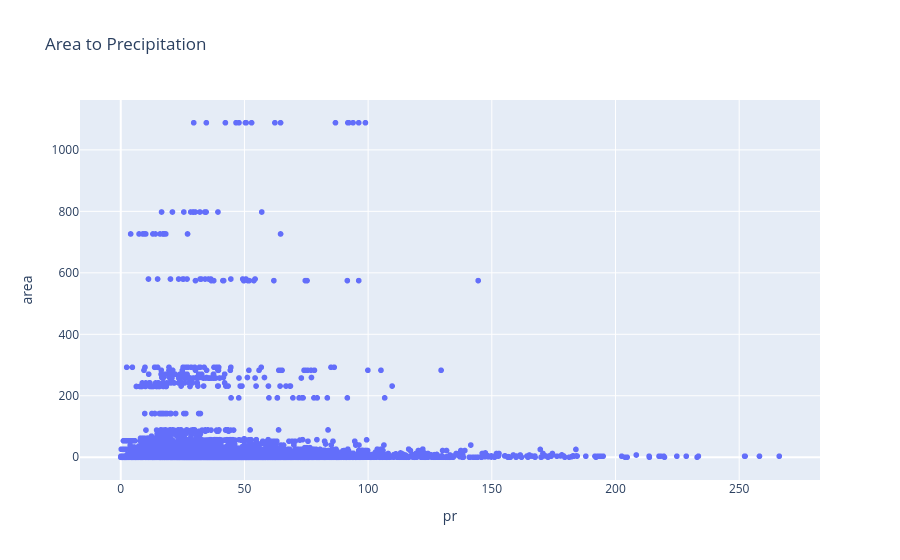

The notebook cell this image was saved under:
### Code cell
fig1 = pl.scatter(data, x = "pr", y = 'area', title='Area to Precipitation')
fig2 = pl.scatter(data, x = "sfcWind", y = 'area', title='Area to Wind')
fig3 = pl.scatter(data, x = "tasmax", y = 'area', title='Area to Temperature')

fig1.show()
fig2.show()
fig3.show()

### Figure 1 — Plotly figure (JSON) as saved in the notebook; plotly's stock layout.template omitted (floating-point values rounded to 4 significant figures; data arrays with more than 128 entries replaced by an {"elided": "..."} marker saying what was removed)
{"data": [{"hovertemplate": "pr=%{x}<br>area=%{y}<extra></extra>", "legendgroup": "", "marker": {"color": "#636efa", "symbol": "circle"}, "mode": "markers", "name": "", "showlegend": false, "type": "scattergl", "x": {"elided": "6390 float values"}, "xaxis": "x", "y": {"elided": "6390 float values"}, "yaxis": "y"}], "layout": {"autosize": true, "legend": {"tracegroupgap": 0}, "title": {"text": "Area to Precipitation"}, "xaxis": {"anchor": "y", "autorange": true, "domain": [0, 1], "range": [-16.09, 282.3], "title": {"text": "pr"}, "type": "linear"}, "yaxis": {"anchor": "x", "autorange": true, "domain": [0, 1], "range": [-89.81, 1178.0], "title": {"text": "area"}, "type": "linear"}}}
